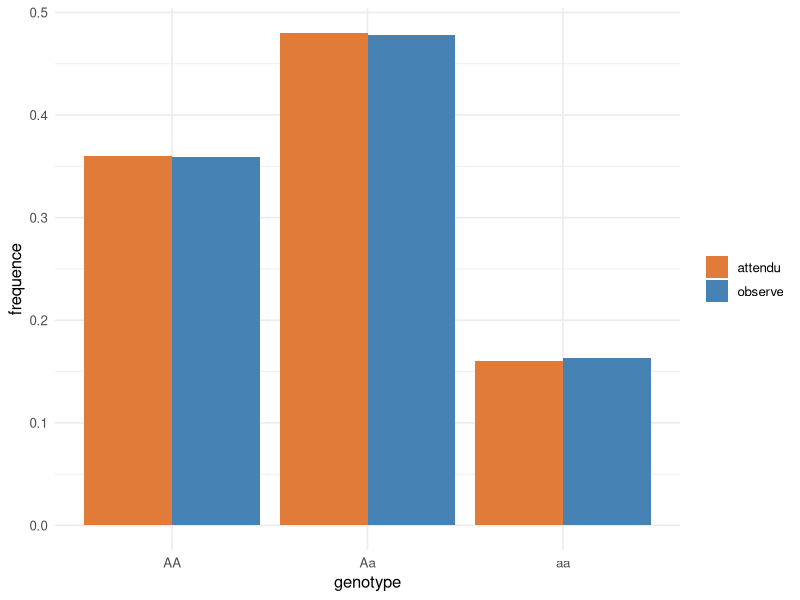
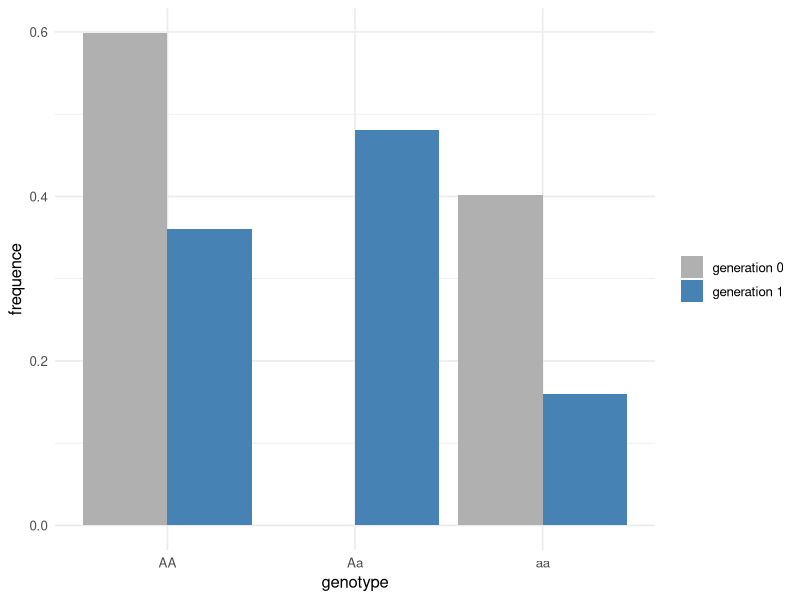
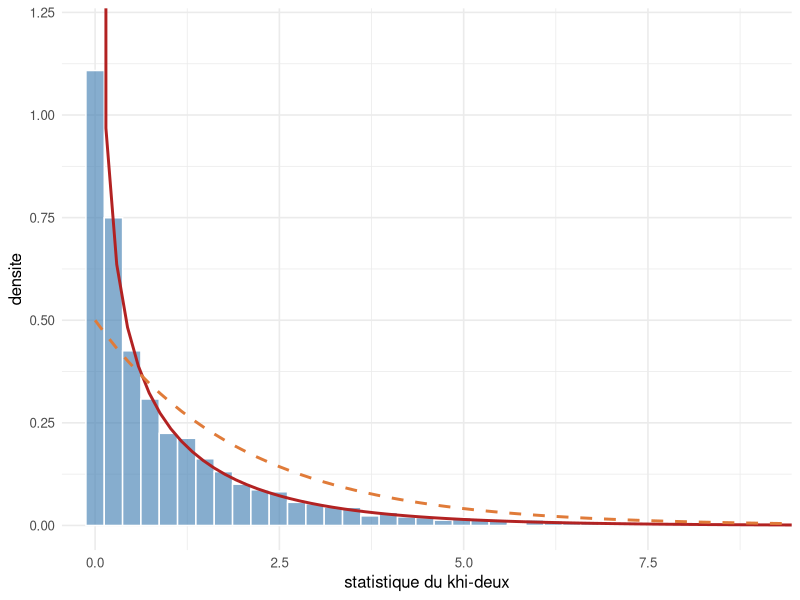
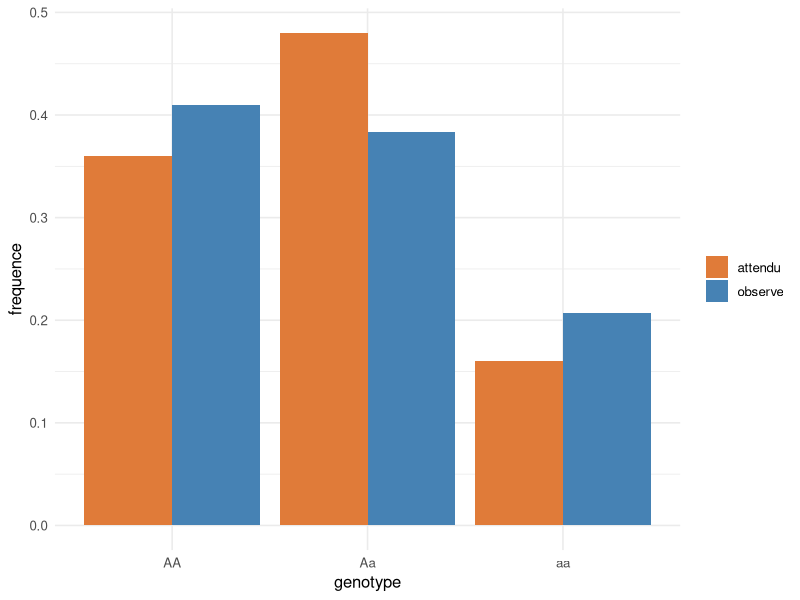

Recreate these plots in R, in order.
## ---- chunk 1
#| label: setup
#| include: false
library(ggplot2)
library(dplyr)
library(tidyr)
theme_set(theme_minimal(base_size = 12))
set.seed(2026)

palette_oa <- c(observe = "#4682b4", attendu = "#e07b39")
## ---- chunk 2
#| label: proportions-hw
p <- 0.6            # frequence de l'allele A
q <- 1 - p          # frequence de l'allele a
N <- 100000         # nombre d'individus

# nombre d'alleles A recus par individu : 0 (aa), 1 (Aa) ou 2 (AA)
nA  <- rbinom(N, size = 2, prob = p)
obs <- prop.table(table(factor(nA, levels = 2:0, labels = c("AA", "Aa", "aa"))))
att <- c(AA = p^2, Aa = 2 * p * q, aa = q^2)

rbind(observe = round(as.numeric(obs), 3),
      attendu = round(att, 3)) |> `colnames<-`(c("AA", "Aa", "aa"))
## ---- chunk 3
#| label: fig-proportions
#| fig-cap: "Frequences genotypiques observees dans la population simulee et frequences attendues sous Hardy-Weinberg. Elles coincident."
tibble(genotype = factor(c("AA", "Aa", "aa"), levels = c("AA", "Aa", "aa")),
       observe = as.numeric(obs), attendu = att) |>
  pivot_longer(c(observe, attendu), names_to = "type", values_to = "frequence") |>
  ggplot(aes(genotype, frequence, fill = type)) +
  geom_col(position = "dodge") +
  scale_fill_manual(values = palette_oa, name = NULL) +
  labs(x = "genotype", y = "frequence")
## ---- chunk 4
#| label: une-generation
N <- 100000
geno0 <- sample(c("AA", "aa"), N, replace = TRUE, prob = c(0.60, 0.40))

# frequence allelique de A au depart : chaque AA porte deux A, chaque aa aucun
p0 <- (2 * sum(geno0 == "AA")) / (2 * N)

freq0 <- prop.table(table(factor(geno0, levels = c("AA", "Aa", "aa"))))

# une generation de panmixie : union au hasard de gametes de frequence p0
nA1   <- rbinom(N, size = 2, prob = p0)
freq1 <- prop.table(table(factor(nA1, levels = 2:0, labels = c("AA", "Aa", "aa"))))
p1    <- (2 * sum(nA1 == 2) + sum(nA1 == 1)) / (2 * N)

c(`freq. A avant` = round(p0, 3), `freq. A apres` = round(p1, 3))
## ---- chunk 5
#| label: fig-une-generation
#| fig-cap: "Frequences genotypiques avant et apres une seule generation d'accouplement au hasard. La population de depart n'a aucun heterozygote ; apres une generation, les proportions sont exactement celles de Hardy-Weinberg, et la frequence allelique n'a pas bouge."
tibble(genotype = factor(c("AA", "Aa", "aa"), levels = c("AA", "Aa", "aa")),
       `generation 0` = as.numeric(freq0),
       `generation 1` = as.numeric(freq1)) |>
  pivot_longer(-genotype, names_to = "generation", values_to = "frequence") |>
  ggplot(aes(genotype, frequence, fill = generation)) +
  geom_col(position = "dodge") +
  scale_fill_manual(values = c("generation 0" = "#b0b0b0", "generation 1" = "#4682b4"),
                    name = NULL) +
  labs(x = "genotype", y = "frequence")
## ---- chunk 6
#| label: test-khi2
un_test <- function(n, p) {
  nA  <- rbinom(n, size = 2, prob = p)             # echantillon a l'equilibre
  obs <- c(sum(nA == 2), sum(nA == 1), sum(nA == 0))  # AA, Aa, aa
  phat <- (2 * obs[1] + obs[2]) / (2 * n)          # frequence allelique estimee
  qhat <- 1 - phat
  att <- n * c(phat^2, 2 * phat * qhat, qhat^2)    # effectifs attendus
  sum((obs - att)^2 / att)
}

n      <- 200
p_vrai <- 0.6
stat   <- replicate(5000, un_test(n, p_vrai))

c(`moyenne de la statistique` = round(mean(stat), 2))   # 1 pour un khi-deux a 1 ddl
## ---- chunk 7
#| label: fig-khi2
#| fig-cap: "Distribution de la statistique du test sur 5000 echantillons issus d'une population a l'equilibre. Elle epouse la loi du khi-deux a 1 degre de liberte (rouge), et non a 2 (orange, en tirets)."
tibble(stat = stat) |>
  ggplot(aes(stat)) +
  geom_histogram(aes(y = after_stat(density)), bins = 60,
                 fill = "#4682b4", colour = "white", alpha = 0.65) +
  stat_function(fun = dchisq, args = list(df = 1), colour = "firebrick", linewidth = 1) +
  stat_function(fun = dchisq, args = list(df = 2), colour = "#e07b39",
                linewidth = 1, linetype = 2) +
  coord_cartesian(xlim = c(0, 9), ylim = c(0, 1.2)) +
  labs(x = "statistique du khi-deux", y = "densite")
## ---- chunk 8
#| label: taux-rejet
c(`rejet avec ddl = 1 (correct)` = mean(stat > qchisq(0.95, df = 1)),
  `rejet avec ddl = 2 (errone)`  = mean(stat > qchisq(0.95, df = 2)))
## ---- chunk 9
#| label: consanguinite
F  <- 0.20
N  <- 200000
ibd <- runif(N) < F                              # les deux alleles identiques par ascendance
a1  <- rbinom(N, 1, p)                            # premier allele : 1 = A, 0 = a
a2  <- ifelse(ibd, a1, rbinom(N, 1, p))          # second : copie du premier, ou tire au hasard
nA  <- a1 + a2

obs    <- prop.table(table(factor(nA, levels = 2:0, labels = c("AA", "Aa", "aa"))))
att_hw <- c(AA = p^2, Aa = 2 * p * q, aa = q^2)   # attendu sous Hardy-Weinberg (meme p)

rbind(observe = round(as.numeric(obs), 3),
      `attendu HW` = round(att_hw, 3)) |> `colnames<-`(c("AA", "Aa", "aa"))
## ---- chunk 10
#| label: fig-consanguinite
#| fig-cap: "Population consanguine (F = 0,20) comparee aux proportions de Hardy-Weinberg de meme frequence allelique. Les heterozygotes sont en deficit, les deux homozygotes en exces."
tibble(genotype = factor(c("AA", "Aa", "aa"), levels = c("AA", "Aa", "aa")),
       observe = as.numeric(obs), attendu = att_hw) |>
  pivot_longer(c(observe, attendu), names_to = "type", values_to = "frequence") |>
  ggplot(aes(genotype, frequence, fill = type)) +
  geom_col(position = "dodge") +
  scale_fill_manual(values = palette_oa, name = NULL) +
  labs(x = "genotype", y = "frequence")
